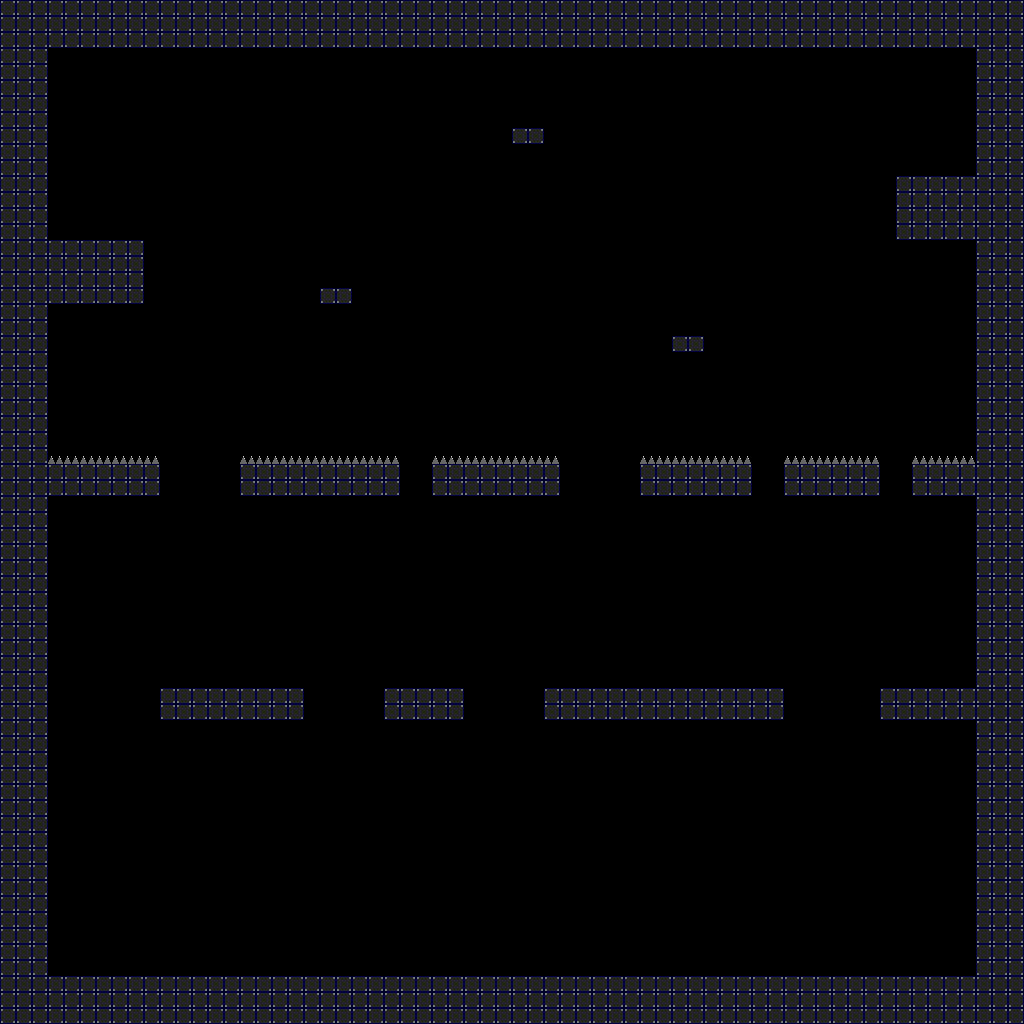

This is a level from a 2D game, rendered from its Tiled map with the project's own tilesets. A one-line summary and the map file follow, with tile-layer data summarised:
An orthogonal 64x64 tile map with 16x16 px tiles, 5 tile layers (ladder, one_way_block, water, needle, ...).

<map version="1.10" tiledversion="1.12.2-2-geb83ddb9" orientation="orthogonal" renderorder="right-down" width="64" height="64" tilewidth="16" tileheight="16" infinite="0" nextlayerid="7" nextobjectid="1">
 <tileset firstgid="1" source="../../tileset/tileset_map_element.tsx" />
 <layer id="1" name="ladder" width="64" height="64">
  <data>[4096 cells, 0 non-empty, 0 distinct tile ids]</data>
 </layer>
 <layer id="6" name="one_way_block" width="64" height="64">
  <data>[4096 cells, 0 non-empty, 0 distinct tile ids]</data>
 </layer>
 <layer id="4" name="water" width="64" height="64">
  <data>[4096 cells, 0 non-empty, 0 distinct tile ids]</data>
 </layer>
 <layer id="3" name="needle" width="64" height="64">
  <data>[4096 cells, 42 non-empty, 1 distinct tile ids]</data>
 </layer>
 <layer id="5" name="block" width="64" height="64">
  <data>[4096 cells, 936 non-empty, 1 distinct tile ids]</data>
 </layer>
</map>
